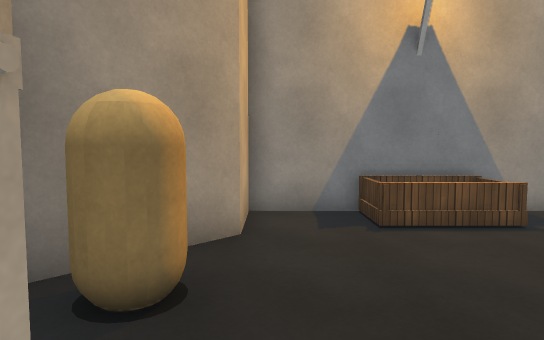
[1] (above)

19 first-person views from a walk through a 3-D level made in the Unity game engine. The camera is 1.4 m above the floor, tilts 4° down and sees 75° across. The floor is counted in squares, 1 m on a side. Each view is taken from the middle of a square. On the plan, view 1 faces up. The plan holds only what a view shows up to about 15 squares ahead; the rest is blank. The player character is not drawn. Surface patterns are stand-ins for the level's own textures.

[2]
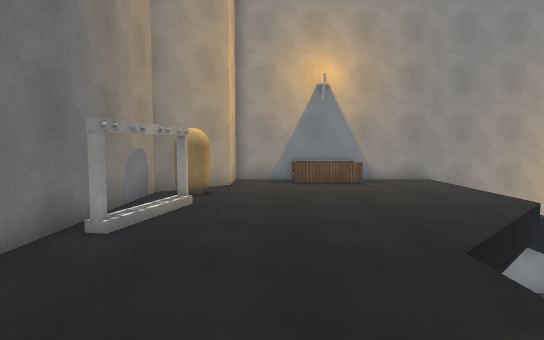

[3]
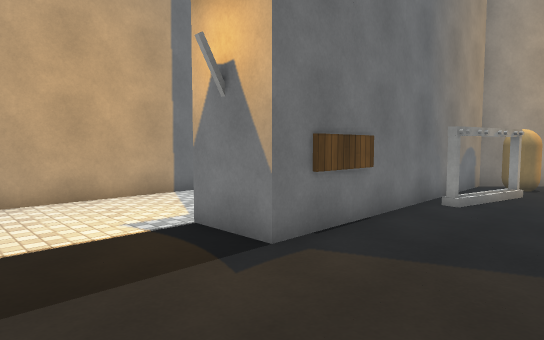

[4]
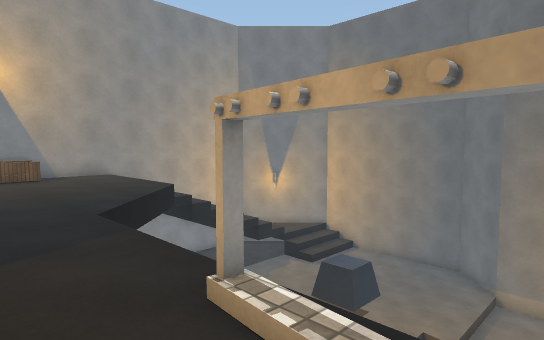

[5]
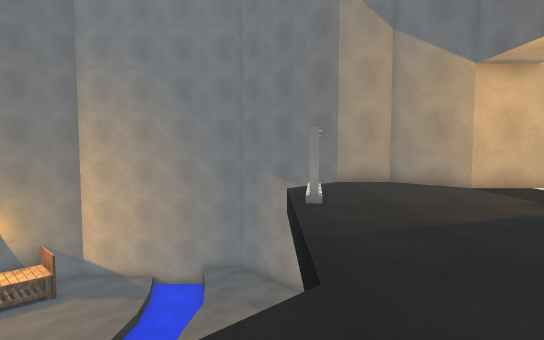

[6]
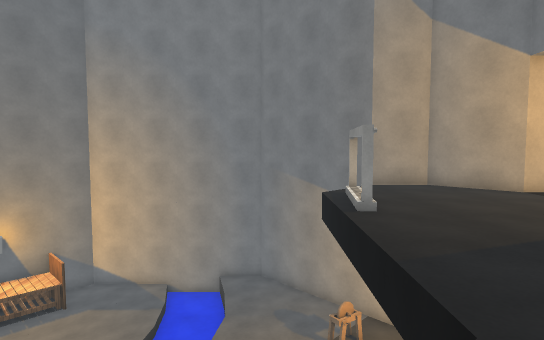

[7]
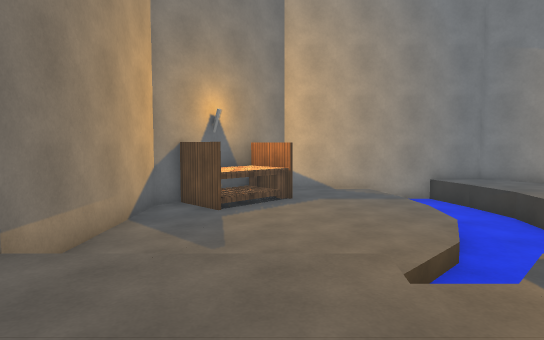

[8]
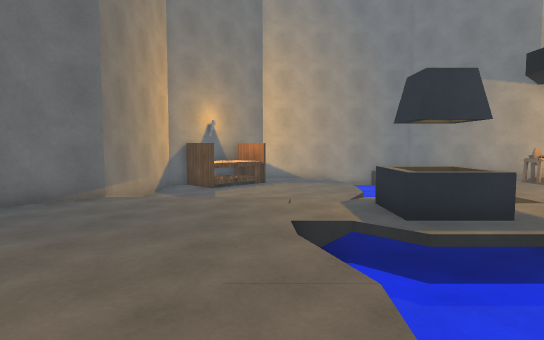

[9]
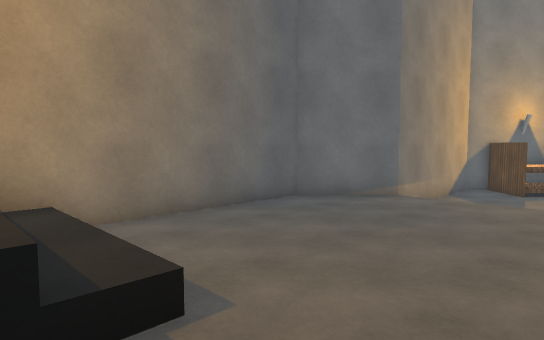

[10]
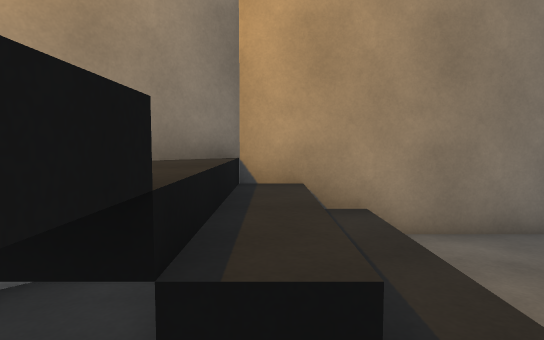

[11]
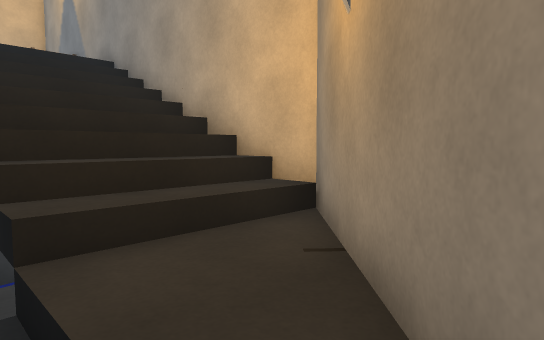

[12]
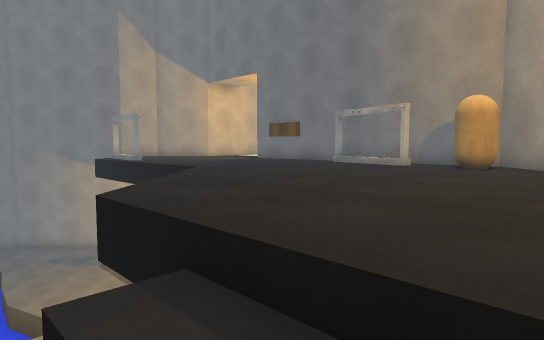

[13]
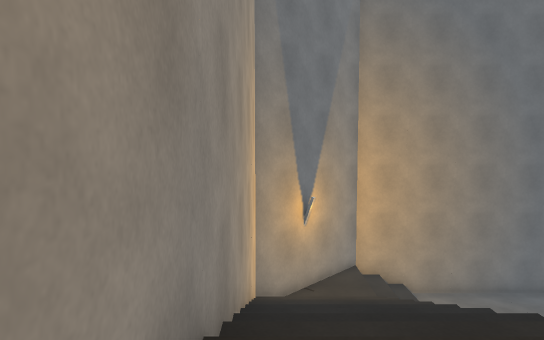

[14]
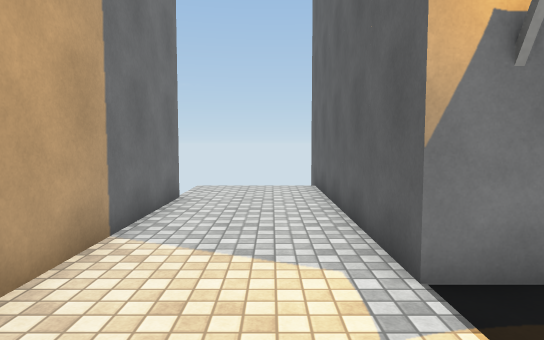

[15]
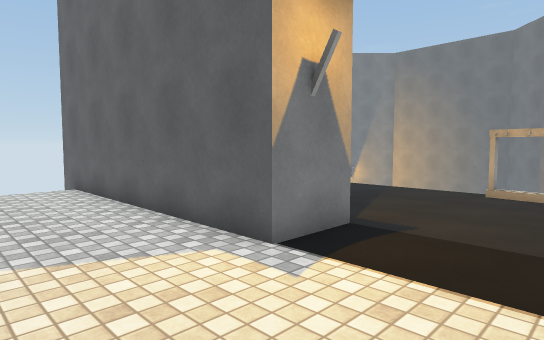

[16]
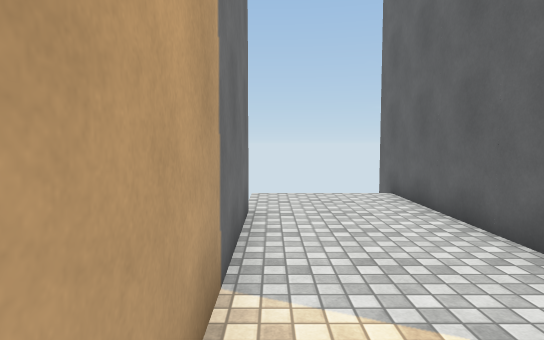

[17]
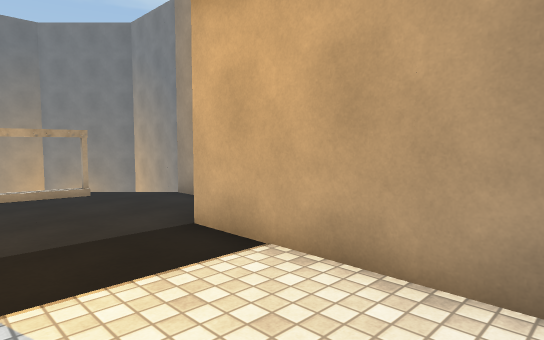

[18]
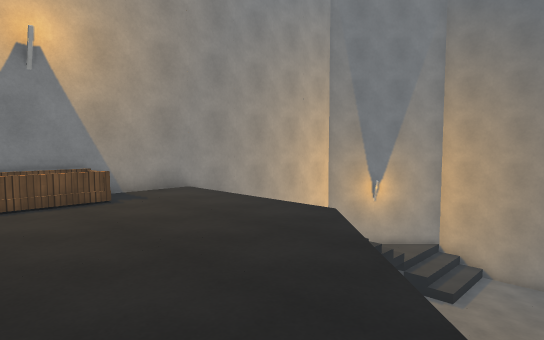

[19]
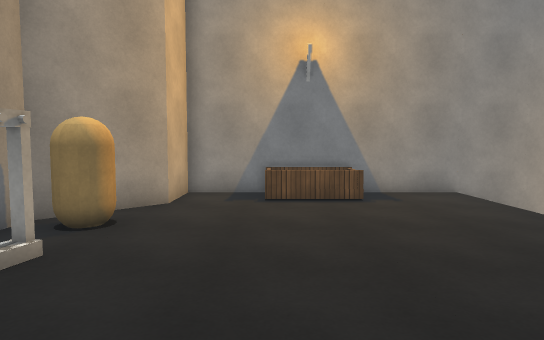

### Floor plan
Key: @ floor where view 1 was taken; # wall or solid block; . main floor; - floor 3.25 m lower than the main floor; _ floor 3.5 m lower than the main floor; < floor 4 m lower than the main floor; ( floor 4.75 m lower than the main floor; ! floor 5.25 m lower than the main floor; ? floor 5.5 m lower than the main floor; / step, stairs or slope; = window, fence, low wall or low ledge; v drop or lower ground; O other object.
Columns run from 9 left of view 1 to 20 right of it. Each row starts with its distance up from view 1.
  8         ##################
  7         #..OOO...///////-##
  6         #..OOO...////////_##
  5        ##........////////__##
  4       ##O........////////___##
  3      ##OO........     (( ///<#
  2  ....##..........       (////#
  1  ....##.O.......(    v(((((((#
  0  ....##.O@.....(     v(((((((#
 -1 #....##O......(    vvv(((((((#
 -2 #....##......(    vvvv(((((((#
 -3 #....##......    v((vv(((((((#
 -4 #....##......   =OOO(((((((((#
 -5 #....##......   (#OO((((((((##
 -6 #....##......      O=?(((((##
 -7 #...........O((=?    /!!!!!#
 -8 #...........O(((= ??/!!!!!!#
 -9 #...........O((((??/!!!!!!!#
-10  ...........O(((=??/!!!!!!!#
-11  #######....((((=??!!!!!!!!#
-12        ##..(((((=??!!!!!OO!#
-13         ####((((=??!!!!OOO##
-14            ##(((=??!!!OOO##
-15             ##((=??!!!!O##
-16              ##==??/!!!
-17               #########

Positions as (right, up) in squares from view 1, and headings:
1: (0, 0), facing up
2: (1, -7), facing up
3: (1, -10), facing up-left
4: (1, -10), facing up-right
5: (4, 1), facing down
6: (5, 0), facing down
7: (14, -2), facing down
8: (13, 3), facing down
9: (13, 3), facing down-right
10: (14, 3), facing right
11: (19, 3), facing up-left
12: (9, 6), facing down-left
13: (5, 7), facing right
14: (-6, -10), facing up
15: (-8, -10), facing up-right
16: (-8, -8), facing up
17: (-8, -7), facing down-right
18: (1, -3), facing up-right
19: (2, -3), facing up
